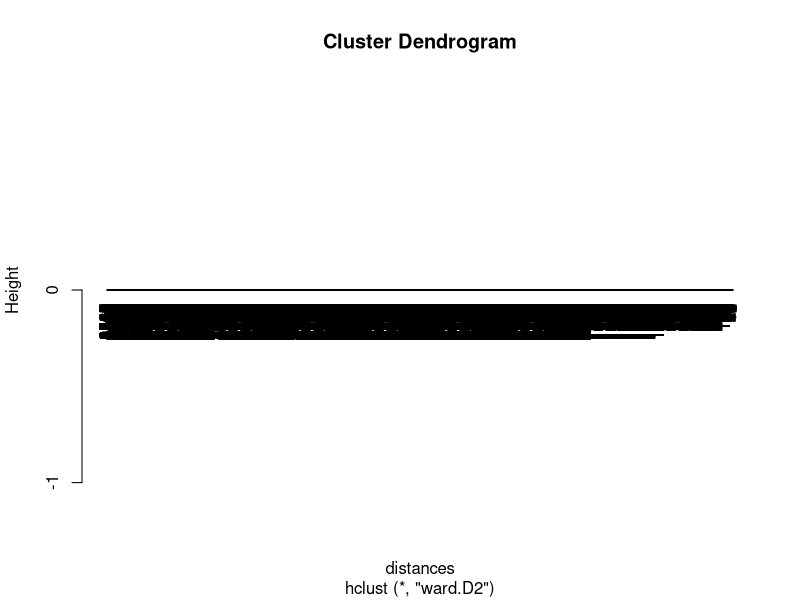

This chart was generated by the following R code: (Note: this script raises an error after producing the figure.)

# Script for ...


######## 0. Set the working environemnt

# Remove all variables from the R environment to create a fresh start
rm(list=ls())

# Set the working folder
# getwd()
# setwd("/Volumes/DATA/Teaching/SUTD/Courses/2018/The Analytics Edge/week 10/Data")

# Load the MovieLens datasets
movies <- read.csv("movies.csv",stringsAsFactors=FALSE)
# With the option stringsAsFactors=FALSE we make sure that character vectors are 
# not converted into factors.
str(movies) # The dataframe consists of two variables with 8569 movies with movieID and title
head(movies) # First part of the dataframe
summary(movies) # Summary of the data

# To read in the movie genres, we use the following commands 
# This helps count the number of fields separated by "|" in each row of genres.csv
countfields <- count.fields("genres.csv", sep="|") 
countfields[1] # The first movie, for example has 5 genres listed
# With this command, we can see that movies have from 1 to 7 genres listed
min(countfields)
max(countfields)

# Now, we load genres.csv. The command creates a dataframe with 8569 observations 
# and 7 variables with column names X1 ... X7.
genres <- read.csv("genres.csv", header=FALSE, sep="|", col.names=c("X1","X2","X3","X4","X5","X6","X7"))
#
# Note that each variable has different number of levels. 
str(genres) 
# To obtain the overall set, we use
fac <- union(union(union(union(union(union(levels(genres$X1), levels(genres$X2)),levels(genres$X3)),
                               levels(genres$X4)), levels(genres$X5)), levels(genres$X6)),levels(genres$X7))
fac # fac has a total of 20 categories, from Action to IMAX, where "" simply illustrates missing category.
str(fac)

# To standardize across all variables
genres$X1 <- factor(genres$X1, fac)
genres$X2 <- factor(genres$X2, fac)
genres$X3 <- factor(genres$X3, fac)
genres$X4 <- factor(genres$X4, fac)
genres$X5 <- factor(genres$X5, fac)
genres$X6 <- factor(genres$X6, fac)
genres$X7 <- factor(genres$X7, fac)
levels(genres$X1)

# Then, we create a matrix with 8569 rows (movies) and 20 columns (categories), 
# and we assign the column name to matrix as genres
M <- matrix(0,nrow=8569,ncol=20)
colnames(M) <- fac
# With this command, we create a matrix with entry 1 if a movie is of a particular genre (and 0 otherwise)
for(i in 1:8569)
{M[i,genres[i,"X1"]] <- 1
M[i,genres[i,"X2"]] <- 1
M[i,genres[i,"X3"]] <- 1 
M[i,genres[i,"X4"]] <- 1 
M[i,genres[i,"X5"]] <- 1 
M[i,genres[i,"X6"]] <- 1
M[i,genres[i,"X7"]] <- 1}

# Last step, we create a dataframe (named "Data") with movie title and classification
Data <- as.data.frame(M)
Data$title <- movies$title
Data <- Data[,-19] # Drops the 19th column, which corresponds to the "" category


######## 1. Hierarchical clustering

# With the function dist, we calculate the distance 
# between movies using the first 19 columns (genres of movies)
distances <- dist(Data[,1:19], method="euclidean")
dim(Data)
# Note that we computed 8569*8568/2 distances
length(distances)

# Execute hierarchical clustering. We use Ward's distance method to find compact clusters.
clusterMovies1 <- hclust(distances, method="ward.D2")
# Plots the dendrogram. We have several movies, so the lists at the bottom cannot be read
plot(clusterMovies1)

# Let's then cut the dendrogram into 10 clusters
clusterGroups1 <- cutree(clusterMovies1, k=10)
# Compute the average value across the clusters for the Action variable. 
# Higher value indicates many movies in the clusters are action movies.
tapply(Data[,1], clusterGroups1, mean) 

# Create a matrix "Cat1" where rows denote categories and columns indicate clusters
Cat1 <- matrix(0,nrow=19,ncol=10)
for(i in 1:19)
{Cat1[i,] <- tapply(Data[,i], clusterGroups1, mean)}
rownames(Cat1) <- colnames(Data)[1:19]
Cat1
# Looking at Cat1, we can infer that the 10 clusters are organized as follows:
# Cluster 1: Fantasy, Comedy, Children, Adventure
# Cluster 2: Romance, Comedy, Drama
# Cluster 3: Comedy, Drama
# Cluster 4: Drammar, Thriller, Crime
# Cluster 5: Sci-fi, Adventure, Action
# Cluster 6: Horror, Thriller
# Cluster 7: Drama
# Cluster 8: Romance, Drama
# Cluster 9: Documentary
# Cluster 10: War, Drama, Action

# Let's take a look at various movies
# subset(Data$title, clusterGroups1==6)
subset(Data, movies$title=="Grand Budapest Hotel, The (2014)")
clusterGroups1[8418]
subset(Data, movies$title=="Moneyball (2011)")
clusterGroups1[7925]
subset(Data, movies$title=="X-Men: First Class (2011)")
clusterGroups1[7849]


######## 2. K-means clustering

set.seed(1)
# This performs a K-means clustering using k=10 and 20 random initial configurations
# (a random set of rows is chosen as initial centers)
clusterMovies2 <- kmeans(Data[,1:19],centers=10,nstart=20)
# Total within cluster sum of squares (we want this number to be small)
clusterMovies2$tot.withinss # 7324.78
#
# Let's try again, but, this time, with just one initial configuration
set.seed(1)
clusterMovies3 <- kmeans(Data[,1:19],centers=10,nstart=1)
clusterMovies3$tot.withinss # 7601.802
# We can see that picking more starting point is useful!

# Let's now vary the value of k and plot the error in the cluster as a function of k
set.seed(1)
fit <- 0
for(k in 1:15)
{clusterMovies4 <- kmeans(Data[,1:19], centers=k, nstart=20)
fit[k] <- clusterMovies4$tot.withinss}
plot(1:15,fit)

# Let's see the corresponding clusters
Cat2 <- matrix(0,nrow=19,ncol=10)
for(i in 1:19)
{Cat2[i,] <- tapply(Data[,i], clusterMovies2$cluster, mean)}
rownames(Cat2) <- colnames(Data)[1:19]
Cat2
# Looking at Cat2, we can infer that the 10 clusters are organized as follows:
# Cluster 1: Horror
# Cluster 2: Crime, Drama, Thriller, Action
# Cluster 3: Drama
# Cluster 4: Documentary
# Cluster 5: Action, Adventure, Sci-Fi, Thriller
# Cluster 6: Comedy
# Cluster 7: Thriller, Horror
# Cluster 8: Children, Adventure, Animation, Fantasy, Comedy
# Cluster 9: War, Drama
# Cluster 10: Comedy, Drama


